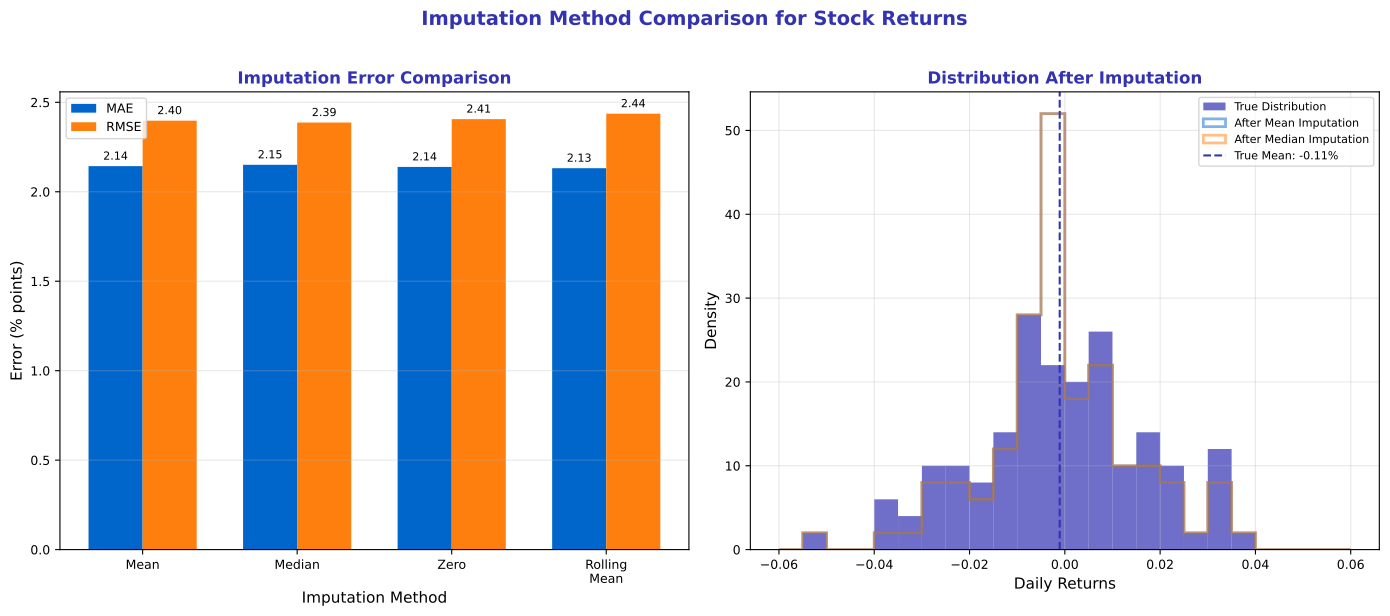

Recreate this plot in Python.
"""Imputation Techniques - Comparison of imputation methods for financial data"""
import matplotlib.pyplot as plt
import numpy as np
import pandas as pd
from pathlib import Path

# Standard matplotlib configuration
plt.rcParams.update({
    'font.size': 10,
    'axes.labelsize': 10,
    'axes.titlesize': 11,
    'xtick.labelsize': 9,
    'ytick.labelsize': 9,
    'legend.fontsize': 9,
    'figure.figsize': (10, 6),
    'figure.dpi': 150
})

# Course colors
MLPURPLE = '#3333B2'
MLLAVENDER = '#ADADE0'
MLBLUE = '#0066CC'
MLORANGE = '#FF7F0E'
MLGREEN = '#2CA02C'
MLRED = '#D62728'

# Generate synthetic return data
np.random.seed(42)
n = 100
returns = np.random.normal(0.001, 0.02, n)  # Daily returns
returns_with_na = returns.copy()

# Introduce missing values
missing_idx = np.random.choice(n, 15, replace=False)
returns_with_na[missing_idx] = np.nan

# Create DataFrame
df = pd.DataFrame({'Original': returns, 'With_Missing': returns_with_na})

# Different imputation methods
df['Mean'] = df['With_Missing'].fillna(df['With_Missing'].mean())
df['Median'] = df['With_Missing'].fillna(df['With_Missing'].median())
df['Zero'] = df['With_Missing'].fillna(0)
df['Rolling_Mean'] = df['With_Missing'].fillna(df['With_Missing'].rolling(5, min_periods=1).mean())

# Calculate error metrics for each method
methods = ['Mean', 'Median', 'Zero', 'Rolling_Mean']
errors = {}
for method in methods:
    imputed_vals = df.loc[missing_idx, method]
    true_vals = df.loc[missing_idx, 'Original']
    mae = np.abs(imputed_vals - true_vals).mean()
    rmse = np.sqrt(((imputed_vals - true_vals)**2).mean())
    errors[method] = {'MAE': mae, 'RMSE': rmse}

# Create visualization
fig, axes = plt.subplots(1, 2, figsize=(14, 6))

# Left plot: Bar chart of errors
ax1 = axes[0]
x = np.arange(len(methods))
width = 0.35

mae_vals = [errors[m]['MAE'] * 100 for m in methods]
rmse_vals = [errors[m]['RMSE'] * 100 for m in methods]

bars1 = ax1.bar(x - width/2, mae_vals, width, label='MAE', color=MLBLUE)
bars2 = ax1.bar(x + width/2, rmse_vals, width, label='RMSE', color=MLORANGE)

ax1.set_xlabel('Imputation Method', fontsize=11)
ax1.set_ylabel('Error (% points)', fontsize=11)
ax1.set_title('Imputation Error Comparison', fontsize=12, fontweight='bold', color=MLPURPLE)
ax1.set_xticks(x)
ax1.set_xticklabels(['Mean', 'Median', 'Zero', 'Rolling\nMean'], fontsize=9)
ax1.legend(fontsize=9)
ax1.grid(axis='y', alpha=0.3)

# Add value labels
for bar in bars1:
    height = bar.get_height()
    ax1.annotate(f'{height:.2f}', xy=(bar.get_x() + bar.get_width()/2, height),
                xytext=(0, 3), textcoords="offset points", ha='center', va='bottom', fontsize=8)
for bar in bars2:
    height = bar.get_height()
    ax1.annotate(f'{height:.2f}', xy=(bar.get_x() + bar.get_width()/2, height),
                xytext=(0, 3), textcoords="offset points", ha='center', va='bottom', fontsize=8)

# Right plot: Distribution comparison
ax2 = axes[1]
bins = np.linspace(-0.06, 0.06, 25)

ax2.hist(df['Original'], bins=bins, alpha=0.7, label='True Distribution',
         color=MLPURPLE, density=True)
ax2.hist(df['Mean'], bins=bins, alpha=0.5, label='After Mean Imputation',
         color=MLBLUE, density=True, histtype='step', linewidth=2)
ax2.hist(df['Median'], bins=bins, alpha=0.5, label='After Median Imputation',
         color=MLORANGE, density=True, histtype='step', linewidth=2)

ax2.axvline(df['Original'].mean(), color=MLPURPLE, linestyle='--',
            label=f'True Mean: {df["Original"].mean()*100:.2f}%')
ax2.set_xlabel('Daily Returns', fontsize=11)
ax2.set_ylabel('Density', fontsize=11)
ax2.set_title('Distribution After Imputation', fontsize=12, fontweight='bold', color=MLPURPLE)
ax2.legend(fontsize=8)
ax2.grid(alpha=0.3)

fig.suptitle('Imputation Method Comparison for Stock Returns', fontsize=14,
             fontweight='bold', color=MLPURPLE, y=1.02)

plt.tight_layout()
plt.savefig(Path(__file__).parent / 'chart.pdf', dpi=300, bbox_inches='tight')
plt.close()
